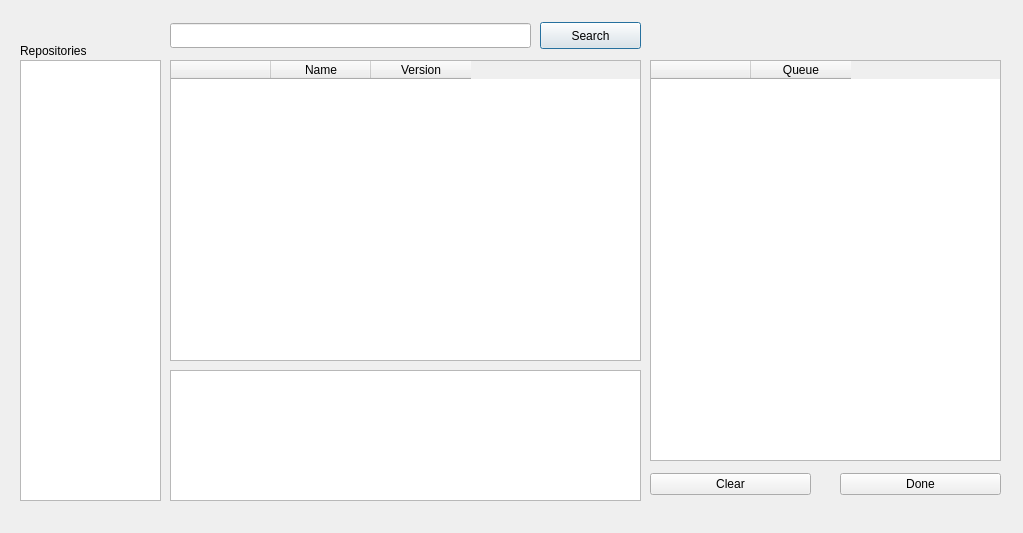
<?xml version="1.0" encoding="UTF-8"?>
<ui version="4.0">
 <class>packageSelectorWindow</class>
 <widget class="QDialog" name="packageSelectorWindow">
  <property name="geometry">
   <rect>
    <x>0</x>
    <y>0</y>
    <width>1023</width>
    <height>533</height>
   </rect>
  </property>
  <property name="windowTitle">
   <string>Package selector</string>
  </property>
  <property name="locale">
   <locale language="English" country="UnitedStates"/>
  </property>
  <widget class="QWidget" name="horizontalLayoutWidget">
   <property name="geometry">
    <rect>
     <x>20</x>
     <y>60</y>
     <width>141</width>
     <height>441</height>
    </rect>
   </property>
   <layout class="QHBoxLayout" name="horizontalLayout">
    <item>
     <widget class="QListWidget" name="repoListWidget"/>
    </item>
   </layout>
  </widget>
  <widget class="QWidget" name="horizontalLayoutWidget_2">
   <property name="geometry">
    <rect>
     <x>170</x>
     <y>60</y>
     <width>471</width>
     <height>301</height>
    </rect>
   </property>
   <layout class="QHBoxLayout" name="horizontalLayout_2">
    <item>
     <widget class="QTableWidget" name="packageTableWidget">
      <property name="layoutDirection">
       <enum>Qt::LeftToRight</enum>
      </property>
      <property name="editTriggers">
       <set>QAbstractItemView::NoEditTriggers</set>
      </property>
      <property name="showDropIndicator" stdset="0">
       <bool>true</bool>
      </property>
      <property name="dragDropOverwriteMode">
       <bool>false</bool>
      </property>
      <property name="selectionMode">
       <enum>QAbstractItemView::SingleSelection</enum>
      </property>
      <property name="selectionBehavior">
       <enum>QAbstractItemView::SelectRows</enum>
      </property>
      <property name="gridStyle">
       <enum>Qt::DotLine</enum>
      </property>
      <attribute name="horizontalHeaderMinimumSectionSize">
       <number>30</number>
      </attribute>
      <attribute name="verticalHeaderDefaultSectionSize">
       <number>18</number>
      </attribute>
      <attribute name="verticalHeaderMinimumSectionSize">
       <number>18</number>
      </attribute>
      <column>
       <property name="text">
        <string/>
       </property>
      </column>
      <column>
       <property name="text">
        <string>Name</string>
       </property>
      </column>
      <column>
       <property name="text">
        <string>Version</string>
       </property>
      </column>
     </widget>
    </item>
   </layout>
  </widget>
  <widget class="QWidget" name="verticalLayoutWidget">
   <property name="geometry">
    <rect>
     <x>170</x>
     <y>370</y>
     <width>471</width>
     <height>131</height>
    </rect>
   </property>
   <layout class="QVBoxLayout" name="verticalLayout">
    <item>
     <widget class="QTextEdit" name="packageDescEdit"/>
    </item>
   </layout>
  </widget>
  <widget class="QWidget" name="horizontalLayoutWidget_5">
   <property name="geometry">
    <rect>
     <x>840</x>
     <y>470</y>
     <width>161</width>
     <height>29</height>
    </rect>
   </property>
   <layout class="QHBoxLayout" name="horizontalLayout_5">
    <item>
     <widget class="QPushButton" name="doneButton">
      <property name="focusPolicy">
       <enum>Qt::NoFocus</enum>
      </property>
      <property name="text">
       <string>Done</string>
      </property>
     </widget>
    </item>
   </layout>
  </widget>
  <widget class="QWidget" name="horizontalLayoutWidget_7">
   <property name="geometry">
    <rect>
     <x>170</x>
     <y>20</y>
     <width>361</width>
     <height>31</height>
    </rect>
   </property>
   <layout class="QHBoxLayout" name="horizontalLayout_7">
    <item>
     <widget class="QLineEdit" name="searchEdit">
      <property name="minimumSize">
       <size>
        <width>0</width>
        <height>25</height>
       </size>
      </property>
     </widget>
    </item>
   </layout>
  </widget>
  <widget class="QWidget" name="horizontalLayoutWidget_8">
   <property name="geometry">
    <rect>
     <x>540</x>
     <y>20</y>
     <width>101</width>
     <height>31</height>
    </rect>
   </property>
   <layout class="QHBoxLayout" name="horizontalLayout_8">
    <item>
     <widget class="QPushButton" name="searchButton">
      <property name="minimumSize">
       <size>
        <width>0</width>
        <height>27</height>
       </size>
      </property>
      <property name="text">
       <string>Search</string>
      </property>
     </widget>
    </item>
   </layout>
  </widget>
  <widget class="QWidget" name="verticalLayoutWidget_2">
   <property name="geometry">
    <rect>
     <x>20</x>
     <y>40</y>
     <width>141</width>
     <height>21</height>
    </rect>
   </property>
   <layout class="QVBoxLayout" name="verticalLayout_2">
    <item>
     <widget class="QLabel" name="label">
      <property name="text">
       <string>Repositories</string>
      </property>
     </widget>
    </item>
   </layout>
  </widget>
  <widget class="QWidget" name="horizontalLayoutWidget_6">
   <property name="geometry">
    <rect>
     <x>20</x>
     <y>510</y>
     <width>981</width>
     <height>20</height>
    </rect>
   </property>
   <layout class="QHBoxLayout" name="horizontalLayout_6">
    <item>
     <widget class="QLabel" name="loadingStatus">
      <property name="font">
       <font>
        <pointsize>8</pointsize>
       </font>
      </property>
      <property name="text">
       <string/>
      </property>
      <property name="textFormat">
       <enum>Qt::LogText</enum>
      </property>
      <property name="alignment">
       <set>Qt::AlignCenter</set>
      </property>
     </widget>
    </item>
   </layout>
  </widget>
  <widget class="QWidget" name="horizontalLayoutWidget_9">
   <property name="geometry">
    <rect>
     <x>650</x>
     <y>60</y>
     <width>351</width>
     <height>401</height>
    </rect>
   </property>
   <layout class="QHBoxLayout" name="horizontalLayout_9">
    <item>
     <widget class="QTableWidget" name="queueTableWidget">
      <property name="layoutDirection">
       <enum>Qt::LeftToRight</enum>
      </property>
      <property name="editTriggers">
       <set>QAbstractItemView::NoEditTriggers</set>
      </property>
      <property name="showDropIndicator" stdset="0">
       <bool>true</bool>
      </property>
      <property name="dragDropOverwriteMode">
       <bool>false</bool>
      </property>
      <property name="selectionMode">
       <enum>QAbstractItemView::SingleSelection</enum>
      </property>
      <property name="selectionBehavior">
       <enum>QAbstractItemView::SelectRows</enum>
      </property>
      <property name="gridStyle">
       <enum>Qt::DotLine</enum>
      </property>
      <attribute name="horizontalHeaderMinimumSectionSize">
       <number>30</number>
      </attribute>
      <attribute name="verticalHeaderDefaultSectionSize">
       <number>18</number>
      </attribute>
      <attribute name="verticalHeaderMinimumSectionSize">
       <number>18</number>
      </attribute>
      <column>
       <property name="text">
        <string/>
       </property>
      </column>
      <column>
       <property name="text">
        <string>Queue</string>
       </property>
      </column>
     </widget>
    </item>
   </layout>
  </widget>
  <widget class="QWidget" name="horizontalLayoutWidget_11">
   <property name="geometry">
    <rect>
     <x>650</x>
     <y>470</y>
     <width>161</width>
     <height>29</height>
    </rect>
   </property>
   <layout class="QHBoxLayout" name="horizontalLayout_11">
    <item>
     <widget class="QPushButton" name="clearButton">
      <property name="focusPolicy">
       <enum>Qt::NoFocus</enum>
      </property>
      <property name="text">
       <string>Clear</string>
      </property>
     </widget>
    </item>
   </layout>
  </widget>
  <zorder>horizontalLayoutWidget</zorder>
  <zorder>horizontalLayoutWidget_2</zorder>
  <zorder>verticalLayoutWidget</zorder>
  <zorder>horizontalLayoutWidget_5</zorder>
  <zorder>horizontalLayoutWidget_7</zorder>
  <zorder>horizontalLayoutWidget_8</zorder>
  <zorder>verticalLayoutWidget_2</zorder>
  <zorder>horizontalLayoutWidget_6</zorder>
  <zorder>horizontalLayoutWidget_9</zorder>
  <zorder>loadingStatus</zorder>
  <zorder>loadingStatus</zorder>
  <zorder>loadingStatus</zorder>
  <zorder>horizontalLayoutWidget_11</zorder>
 </widget>
 <resources>
  <include location="qt_resources.qrc"/>
 </resources>
 <connections/>
</ui>
